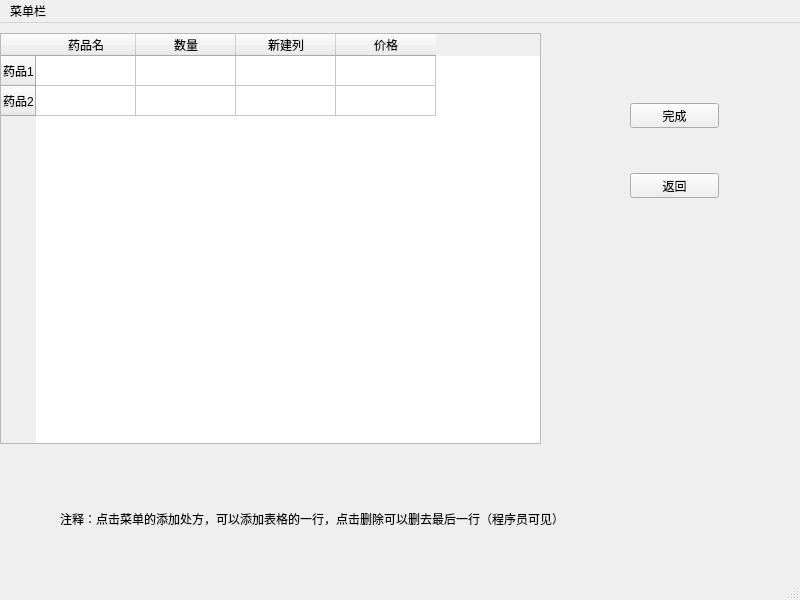
<?xml version="1.0" encoding="UTF-8"?>
<ui version="4.0">
 <class>MainWindow</class>
 <widget class="QMainWindow" name="MainWindow">
  <property name="geometry">
   <rect>
    <x>0</x>
    <y>0</y>
    <width>800</width>
    <height>600</height>
   </rect>
  </property>
  <property name="windowTitle">
   <string>MainWindow</string>
  </property>
  <widget class="QWidget" name="centralwidget">
   <widget class="QTableWidget" name="tableWidget">
    <property name="geometry">
     <rect>
      <x>0</x>
      <y>10</y>
      <width>541</width>
      <height>411</height>
     </rect>
    </property>
    <row>
     <property name="text">
      <string>药品1</string>
     </property>
    </row>
    <row>
     <property name="text">
      <string>药品2</string>
     </property>
    </row>
    <column>
     <property name="text">
      <string>药品名</string>
     </property>
    </column>
    <column>
     <property name="text">
      <string>数量</string>
     </property>
    </column>
    <column>
     <property name="text">
      <string>新建列</string>
     </property>
    </column>
    <column>
     <property name="text">
      <string>价格</string>
     </property>
    </column>
   </widget>
   <widget class="QPushButton" name="pushButton">
    <property name="geometry">
     <rect>
      <x>630</x>
      <y>80</y>
      <width>89</width>
      <height>25</height>
     </rect>
    </property>
    <property name="text">
     <string>完成</string>
    </property>
   </widget>
   <widget class="QPushButton" name="pushButton_2">
    <property name="geometry">
     <rect>
      <x>630</x>
      <y>150</y>
      <width>89</width>
      <height>25</height>
     </rect>
    </property>
    <property name="text">
     <string>返回</string>
    </property>
   </widget>
   <widget class="QLabel" name="label">
    <property name="geometry">
     <rect>
      <x>60</x>
      <y>460</y>
      <width>671</width>
      <height>71</height>
     </rect>
    </property>
    <property name="text">
     <string>注释：点击菜单的添加处方，可以添加表格的一行，点击删除可以删去最后一行（程序员可见）</string>
    </property>
   </widget>
  </widget>
  <widget class="QStatusBar" name="statusbar"/>
  <widget class="QMenuBar" name="menubar">
   <property name="geometry">
    <rect>
     <x>0</x>
     <y>0</y>
     <width>800</width>
     <height>28</height>
    </rect>
   </property>
   <widget class="QMenu" name="menu">
    <property name="title">
     <string>菜单栏</string>
    </property>
    <addaction name="separator"/>
    <addaction name="action_2"/>
    <addaction name="action_3"/>
    <addaction name="separator"/>
    <addaction name="separator"/>
    <addaction name="separator"/>
   </widget>
   <addaction name="menu"/>
  </widget>
  <action name="action_2">
   <property name="text">
    <string>添加处方</string>
   </property>
  </action>
  <action name="action_3">
   <property name="text">
    <string>删除处方</string>
   </property>
  </action>
 </widget>
 <resources/>
 <connections/>
</ui>
